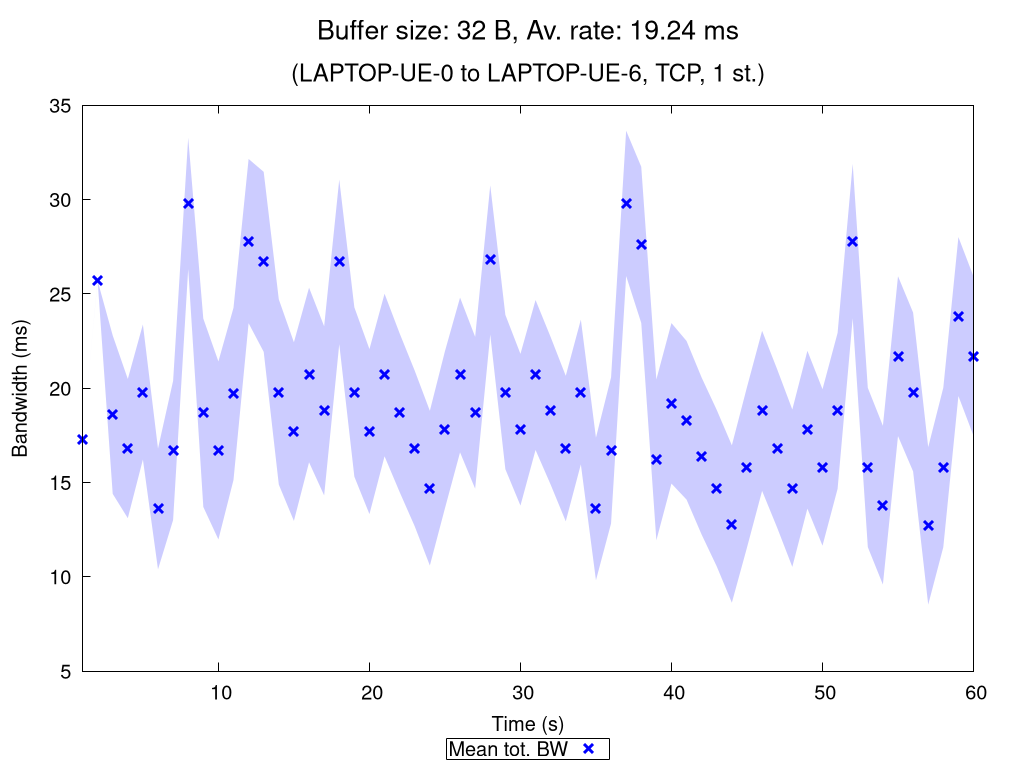

Recreate this plot in gnuplot.
set terminal pngcairo nocrop enhanced size 1024,768 font "Verdana,15"
set output "TCP_1_st_2020_11_06_01-06-41_one2two_00032B.png"

set title "{/=20 Buffer size: 32 B, Av. rate: 19.24 ms}\n\n{/=18 (LAPTOP-UE-0 to LAPTOP-UE-6, TCP, 1 st.)}"

set xlabel "Time (s)"
set ylabel "Bandwidth (ms)"
set ytics nomirror
set key bmargin center horizontal box samplen 1 width -1
set bmargin 4.6
set rmargin 4.5

rf = 1.0  # rate factor
set style fill transparent solid 0.2 noborder
set autoscale xfix
plot "TCP_1_st_2020_11_06_01-06-41_one2two_00032B_iperf_processed.dat" using 1:($2/rf-$3/rf):($2/rf+$3/rf) with filledcurves lc rgb "blue" notitle, \
     "" using 1:($2/rf) with points pt 2 ps 1.5 lw 3 lc rgb "blue" title "Mean tot. BW", \
